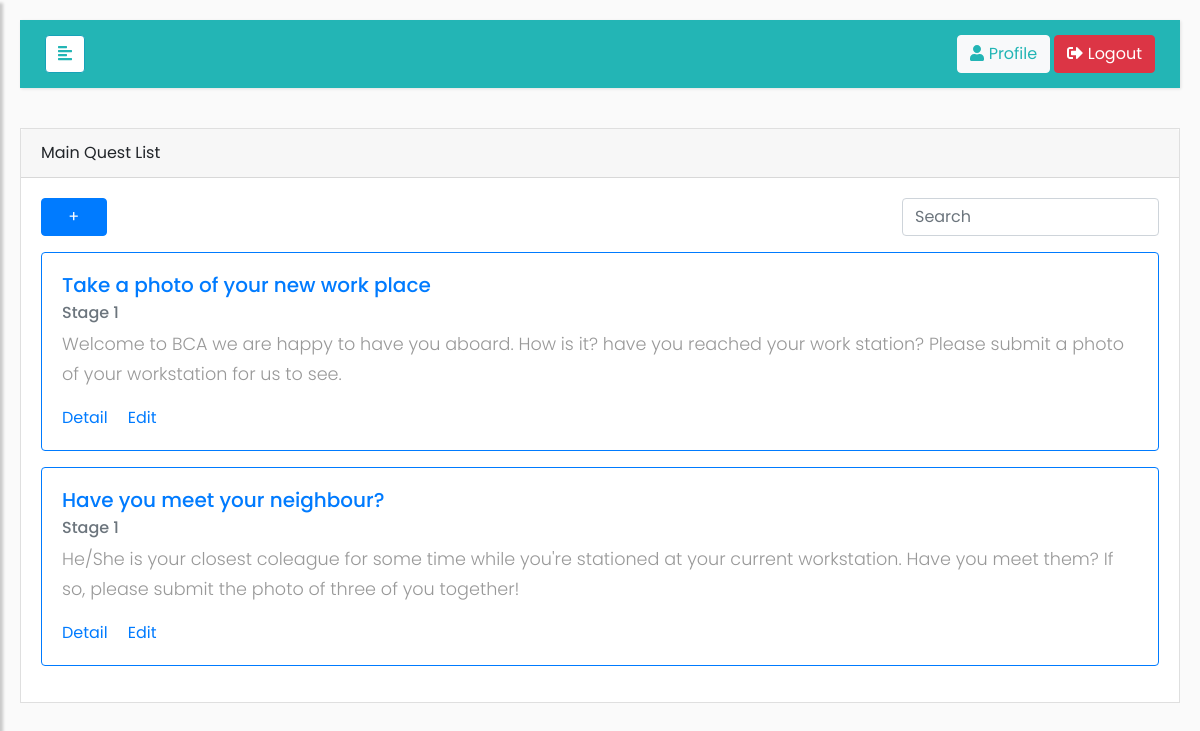
/main_quest.php (signed in), run on the app's committed database.
### tables this page shows
create table quest(
	id int auto_increment primary key,
	title varchar (100),
	subtitle varchar (500),
	is_main boolean,
	type varchar(20),
	stage int,
	issued_by int,
	deadline int,
	reward int,
	issued_to int,
	completed boolean default 0,
	FOREIGN key (issued_to) REFERENCES user(id),
	FOREIGN key (issued_by) REFERENCES user(id)
	 
	 
	 
	 
);

### main_quest.php (the view, shortened to what this page needs)
<div class="card table-responsive" style="border-radius: 0px !important;">
    <div class="card-header">
        Main Quest List
    </div>
    <div class="card-body">
		<div class="row">
			<div class="col-sm-1">
				<a href="create_quest.php"><button type="button" class="btn btn-primary btn-block">+</button></a>
			</div>
			<div class="col-sm-8">
			</div>
			<div class="col-sm-3">
				<input class="form-control" type="text" placeholder="Search" aria-label="Search" style="margin-bottom: 1rem">
			</div>
		</div>
		<?php
			require('dbcon.php');
	        $sql = "SELECT * FROM quest where issued_by = ". $_SESSION['id'];
	        $result = $conn->query($sql);
	        if ($result->num_rows>0) {
	          while($row = $result->fetch_assoc()) {
	            echo '<div class="card border-primary mb-12"  style="margin-bottom: 1rem">';
	            echo '<div class="card-body text-primary">';
	            $completed = '';
	            echo '<h5 class="card-title">'.$row['title']." ".$completed.'</h5>';
	            if($row['is_main']==1) echo '<h6 class="card-subtitle mb-2 text-muted">Stage '.$row['stage'].'</h6>';
	            echo '<p class="card-text">'.$row['subtitle'].'</p>	';
	            echo '<a href="#" class="card-link">Detail</a>';
	            if (!($row['is_main']==0 and $row['completed']==1))echo '<a href="#" class="card-link">Edit</a>';
	            echo "</div></div>";
	          }
	        }
		?><!--
	</div>
</div>

### Style/style3.css (style rules this page uses)
body { font-family: 'Poppins', sans-serif; background: #fafafa; }
p { font-family: 'Poppins', sans-serif; font-size: 1.1em; font-weight: 300; line-height: 1.7em; color: #999; }
a, a:hover, a:focus { color: inherit; text-decoration: none; transition: all 0.3s; }
.navbar { padding: 15px 10px; background: #23b5b5; border: none; border-radius: 0; margin-bottom: 40px; box-shadow: 1px 1px 3px rgba(0, 0, 0, 0.1); }
#content { width: 100%; padding: 20px; min-height: 100vh; transition: all 0.3s; position: absolute; top: 0; right: 0; }
.mainbg { margin: 15px; padding: 0px; background-color: rgba(255,255,255,0.5); }

### data on the page
quest: title "Take a photo of your new work place", stage "1", subtitle "Welcome to BCA we are happy to have you aboard. How is it? have you reached your work station? Please submit a photo of your workstation for us to see.", is_main "Edit"
quest: title "Have you meet your neighbour?", stage "1", subtitle "He/She is your closest coleague for some time while you're stationed at your current workstation. Have you meet them? If so, please submit the photo of three of you together!", is_main "Edit"
